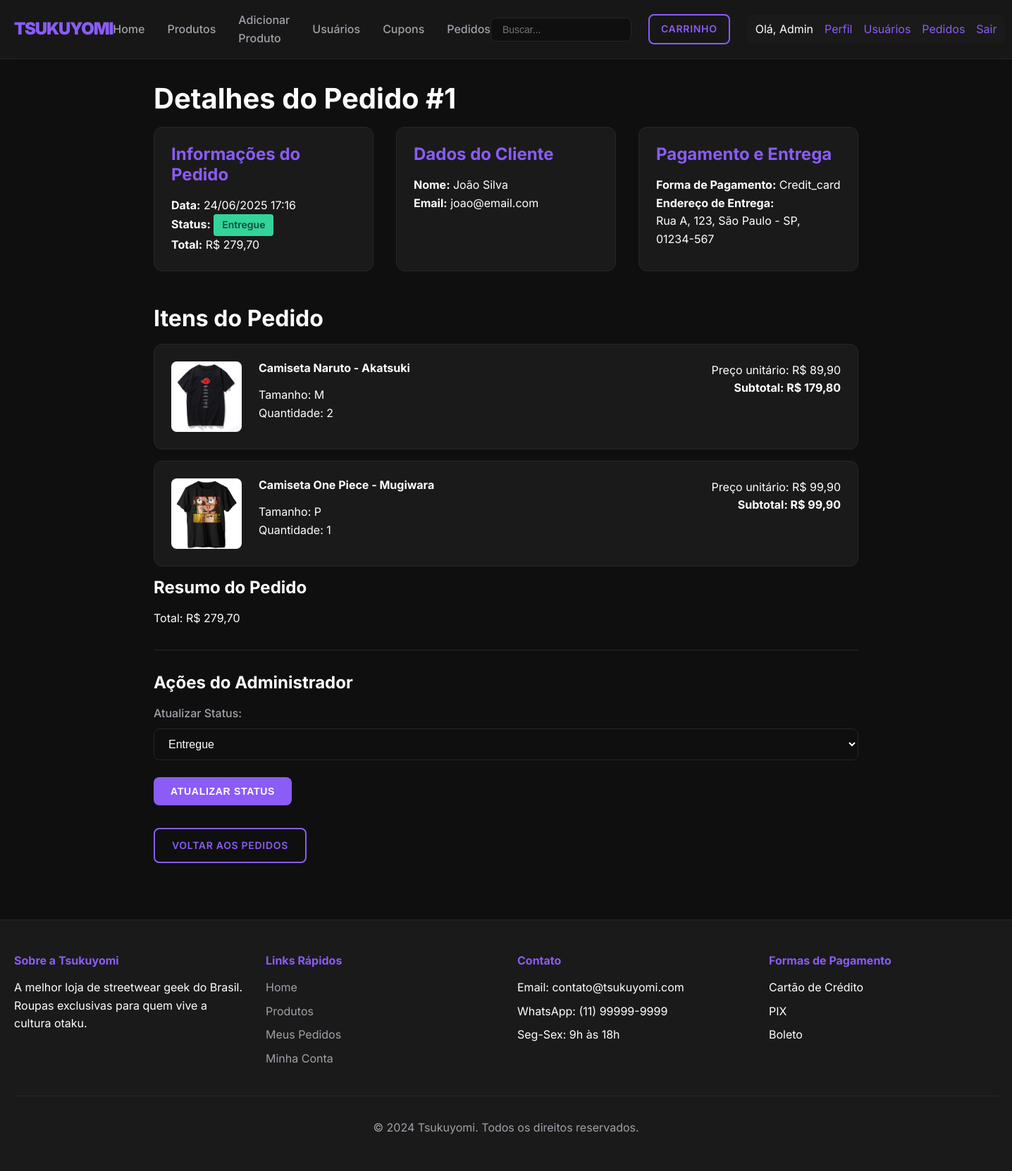
The app's page /public/index.php?action=order&id=1 (signed in) with its own data.
### tables this page shows
CREATE TABLE `orders` (
  `id` int(11) NOT NULL,
  `user_id` int(11) NOT NULL,
  `total_amount` decimal(10,2) NOT NULL,
  `status` enum('pending','processing','shipped','delivered','cancelled') DEFAULT 'pending',
  `payment_method` varchar(50) DEFAULT NULL,
  `shipping_address` text DEFAULT NULL,
  `created_at` timestamp NOT NULL DEFAULT current_timestamp(),
  `updated_at` timestamp NOT NULL DEFAULT current_timestamp() ON UPDATE current_timestamp()
);

CREATE TABLE `users` (
  `id` int(11) NOT NULL,
  `name` varchar(100) NOT NULL,
  `email` varchar(100) NOT NULL,
  `password` varchar(255) NOT NULL,
  `phone` varchar(20) DEFAULT NULL,
  `address` varchar(255) DEFAULT NULL,
  `city` varchar(100) DEFAULT NULL,
  `state` varchar(2) DEFAULT NULL,
  `zip_code` varchar(10) DEFAULT NULL,
  `user_type` enum('customer','admin') DEFAULT 'customer',
  `created_at` timestamp NOT NULL DEFAULT current_timestamp()
);

CREATE TABLE `order_items` (
  `id` int(11) NOT NULL,
  `order_id` int(11) NOT NULL,
  `product_id` int(11) NOT NULL,
  `quantity` int(11) NOT NULL,
  `price` decimal(10,2) NOT NULL,
  `created_at` timestamp NOT NULL DEFAULT current_timestamp()
);

CREATE TABLE `products` (
  `id` int(11) NOT NULL,
  `name` varchar(200) NOT NULL,
  `description` text DEFAULT NULL,
  `price` decimal(10,2) NOT NULL,
  `category` varchar(100) DEFAULT NULL,
  `size` varchar(10) DEFAULT NULL,
  `stock_quantity` int(11) DEFAULT 0,
  `image_url` varchar(255) DEFAULT NULL,
  `created_at` timestamp NOT NULL DEFAULT current_timestamp(),
  `updated_at` timestamp NOT NULL DEFAULT current_timestamp() ON UPDATE current_timestamp()
);

### controllers/OrderController.php (called while the page is built, shortened)
<?php
require_once '../config/database.php';
require_once '../models/Order.php';
class OrderController {
    private $order;
    public function __construct() {
        $database = new Database();
        $this->db = $database->getConnection();
        $this->order = new Order($this->db);
    }
    public function show($id) {
        $this->order->id = $id;
        $order = $this->order->getOrderDetails();
        $stmt = $this->order->getOrderItems();
        $order_items = $stmt->fetchAll(PDO::FETCH_ASSOC);
        include '../views/orders/show.php';
    }
}
?>

### config/database.php (called while the page is built, shortened)
<?php
class Database {
    private $host = "localhost";
    private $db_name = "tsukuyomi_store";
    private $username = "root";
    private $password = "";
    public function getConnection() {
        $this->conn = null;
        try {
            $this->conn = new PDO("mysql:host=" . $this->host . ";dbname=" . $this->db_name,
                                  $this->username, $this->password);
            $this->conn->exec("set names utf8");
            $this->conn->setAttribute(PDO::ATTR_ERRMODE, PDO::ERRMODE_EXCEPTION);
        } catch(PDOException $exception) {
            echo "Connection error: " . $exception->getMessage();
        }
        return $this->conn;
    }
}
?>

### models/Order.php (called while the page is built, shortened)
<?php
class Order {
    private $conn;
    private $table_name = "orders";
    private $order_items_table = "order_items";
    public $id;
    public function __construct($db) {
        $this->conn = $db;
    }
    public function getOrderDetails() {
        $query = "SELECT o.*, u.name as user_name, u.email as user_email
                FROM " . $this->table_name . " o
                JOIN users u ON o.user_id = u.id
                WHERE o.id = :id";
        $stmt = $this->conn->prepare($query);
        $stmt->bindParam(':id', $this->id);
        $stmt->execute();
        return $stmt->fetch(PDO::FETCH_ASSOC);
    }
    public function getOrderItems() {
        $query = "SELECT oi.*, p.name, p.image_url, p.size
                FROM " . $this->order_items_table . " oi
                JOIN products p ON oi.product_id = p.id
                WHERE oi.order_id = :order_id";
        $stmt = $this->conn->prepare($query);
        $stmt->bindParam(':order_id', $this->id);
        $stmt->execute();
        return $stmt;
    }
}
?>

### views/orders/show.php (the view, shortened to what this page needs)
<?php include '../views/layout/header.php'; ?>
<div class="order-detail-container">
    <h1>Detalhes do Pedido #<?php echo $order['id']; ?></h1>
    <div class="order-detail-header">
        <div class="order-info-section">
            <h3>Informações do Pedido</h3>
            <p><strong>Data:</strong> <?php echo date('d/m/Y H:i', strtotime($order['created_at'])); ?></p>
            <p><strong>Status:</strong>
                <span class="order-status status-<?php echo $order['status']; ?>">
                    <?php
                    $status_labels = [
                        'pending' => 'Pendente',
                        'processing' => 'Processando',
                        'shipped' => 'Enviado',
                        'delivered' => 'Entregue',
                        'cancelled' => 'Cancelado'
                    ];
                    echo $status_labels[$order['status']] ?? $order['status'];
                    ?>
                </span>
            </p>
            <p><strong>Total:</strong> R$ <?php echo number_format($order['total_amount'], 2, ',', '.'); ?></p>
        </div>
        <div class="order-info-section">
            <h3>Dados do Cliente</h3>
            <p><strong>Nome:</strong> <?php echo $order['user_name']; ?></p>
            <p><strong>Email:</strong> <?php echo $order['user_email']; ?></p>
        </div>
        <div class="order-info-section">
            <h3>Pagamento e Entrega</h3>
            <p><strong>Forma de Pagamento:</strong> <?php echo ucfirst($order['payment_method']); ?></p>
            <p><strong>Endereço de Entrega:</strong><br>
                <?php echo nl2br(htmlspecialchars($order['shipping_address'])); ?>
            </p>
        </div>
    </div>
    <div class="order-items-section">
        <h2>Itens do Pedido</h2>
        <?php foreach($order_items as $item): ?>
            <div class="order-item">
                <img src="<?php echo BASE_URL; ?>images/products/<?php echo $item['image_url']; ?>"
                    alt="<?php echo $item['name']; ?>"
                    class="order-item-image"
                    onerror="this.src='<?php echo BASE_URL; ?>images/placeholder.jpg'">
                <div class="order-item-info">
                    <h4><?php echo $item['name']; ?></h4>
                    <p>Tamanho: <?php echo $item['size']; ?></p>
                    <p>Quantidade: <?php echo $item['quantity']; ?></p>
                </div>
                <div class="order-item-total">
                    <p>Preço unitário: R$ <?php echo number_format($item['price'], 2, ',', '.'); ?></p>
                    <p><strong>Subtotal: R$ <?php echo number_format($item['price'] * $item['quantity'], 2, ',', '.'); ?></strong></p>
                </div>
            </div>
        <?php endforeach; ?>
        <div class="order-summary">
            <h3>Resumo do Pedido</h3>
            <div class="order-total">
                <span>Total:</span>
                <span>R$ <?php echo number_format($order['total_amount'], 2, ',', '.'); ?></span>
            </div>
        </div>
    </div>
    <?php if(isset($_SESSION['user_type']) && $_SESSION['user_type'] == 'admin'): ?>
        <div class="admin-actions">
            <h3>Ações do Administrador</h3>
            <form method="POST" action="/tsukuyomi/public/index.php?action=update_order_status">
                <div class="form-group">
                    <label for="status">Atualizar Status:</label>
                    <select name="status" id="status" class="form-control">
                        <option value="delivered" <?php echo $order['status'] == 'delivered' ? 'selected' : ''; ?>>Entregue</option>
                    </select>
                </div>
                <button type="submit" class="btn btn-primary">Atualizar Status</button>
            </form>
        </div>
    <?php endif; ?>
    <div class="mt-4">
        <a href="/tsukuyomi/public/index.php?action=orders" class="btn btn-secondary">Voltar aos Pedidos</a>
    </div>
</div>
<?php include '../views/layout/footer.php'; ?>

### public/css/style.css (style rules this page uses)
:root { --primary-color: #8b5cf6; --secondary-color: #1e1b4b; --accent-color: #dc2626; --background-color: #0f0f0f; --surface-color: #1a1a1a; --text-primary: #ffffff; --text-secondary: #a1a1aa; --border-color: #27272a; }
body { font-family: 'Inter', -apple-system, BlinkMacSystemFont, sans-serif; background-color: var(--background-color); color: var(--text-primary); line-height: 1.6; min-height: 100vh; }
h1, h2, h3, h4, h5, h6 { font-weight: 700; margin-bottom: 1rem; line-height: 1.2; }
h1 { font-size: 2.5rem; }
h2 { font-size: 2rem; }
h3 { font-size: 1.5rem; }
a { color: var(--primary-color); text-decoration: none; transition: color 0.3s ease; }
.btn { display: inline-block; padding: 0.75rem 1.5rem; border-radius: 0.5rem; font-weight: 600; text-align: center; transition: all 0.3s ease; cursor: pointer; border: none; font-size: 0.875rem; text-transform: uppercase; letter-spacing: 0.05em; }
.btn-primary { background-color: var(--primary-color); color: white; }
.btn-secondary { background-color: transparent; color: var(--primary-color); border: 2px solid var(--primary-color); }
.admin-actions { margin-top: 2rem; padding-top: 2rem; border-top: 1px solid var(--border-color); }
.form-group { margin-bottom: 1.5rem; }
.form-group label { display: block; margin-bottom: 0.5rem; color: var(--text-secondary); font-weight: 500; }
.form-control { width: 100%; padding: 0.75rem 1rem; background-color: var(--background-color); border: 1px solid var(--border-color); border-radius: 0.5rem; color: var(--text-primary); font-size: 1rem; transition: border-color 0.3s ease; }
select.form-control { cursor: pointer; }
.order-status { display: inline-block; padding: 0.25rem 0.75rem; border-radius: 0.25rem; font-size: 0.875rem; font-weight: 600; }
.status-delivered { background-color: #34d399; color: #064e3b; }
.order-detail-container { max-width: 1000px; margin: 2rem auto; }
.order-detail-header { display: grid; grid-template-columns: repeat(auto-fit, minmax(300px, 1fr)); gap: 2rem; margin-bottom: 3rem; }
.order-info-section { background-color: var(--surface-color); padding: 1.5rem; border-radius: 0.75rem; border: 1px solid var(--border-color); }
.order-info-section h3 { color: var(--primary-color); margin-bottom: 1rem; }
.order-items-section { margin-bottom: 2rem; }
.order-item { display: flex; gap: 1.5rem; padding: 1.5rem; background-color: var(--surface-color); border-radius: 0.75rem; margin-bottom: 1rem; border: 1px solid var(--border-color); }
.order-item-image { width: 100px; height: 100px; object-fit: cover; border-radius: 0.5rem; }
.order-item-info { flex: 1; }
.order-item-total { text-align: right; }
.mt-4 { margin-top: 2rem; }

### records on screen
orders: id "1", created_at "24/06/2025 17:16", status "Entregue", total_amount "279,70", user.name "João Silva", user.email "joao@email.com", payment_method "Credit_card", shipping_address "Rua A, 123, São Paulo - SP, 01234-567"
order_items: product.image_url (picture), product.name "Camiseta Naruto - Akatsuki", product.size "M", quantity "2", price "89,90", $item['price'] * $item['quantity'] "179,80"
order_items: product.image_url (picture), product.name "Camiseta One Piece - Mugiwara", product.size "P", quantity "1", price "99,90", $item['price'] * $item['quantity'] "99,90"

### other values on screen
$_SESSION['user_name'] "Admin"
